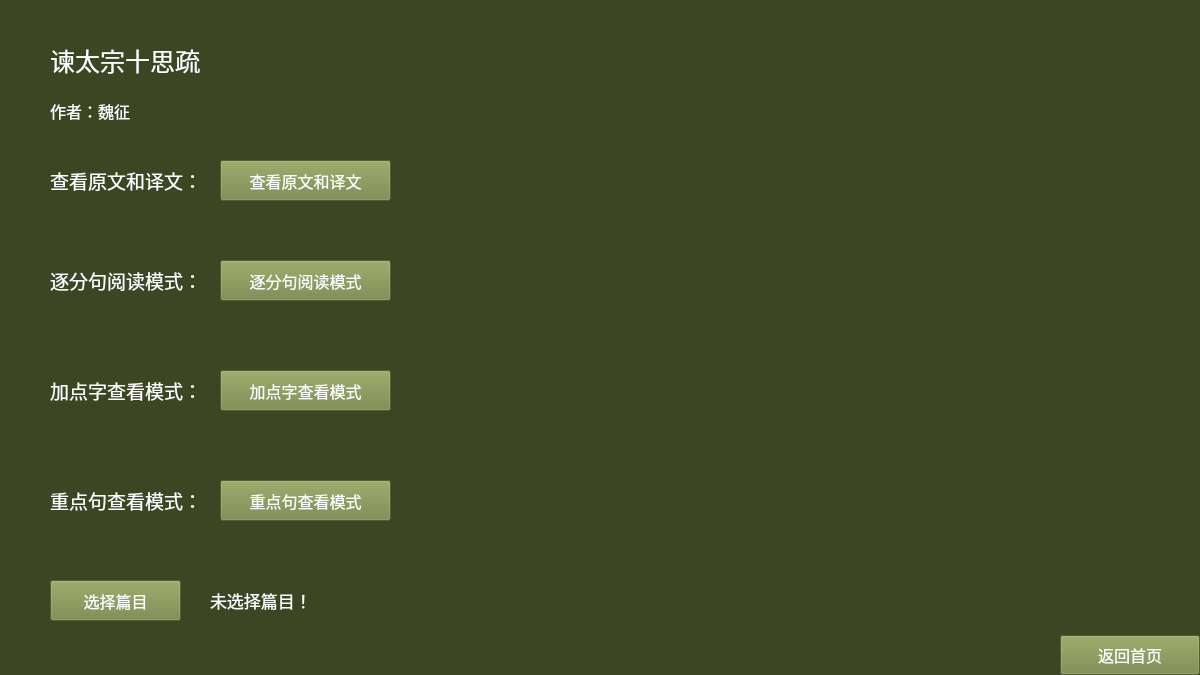
<?xml version="1.0" encoding="UTF-8"?>
<ui version="4.0">
 <class>Learn</class>
 <widget class="QFrame" name="Learn">
  <property name="geometry">
   <rect>
    <x>0</x>
    <y>0</y>
    <width>1200</width>
    <height>675</height>
   </rect>
  </property>
  <property name="windowTitle">
   <string>Frame</string>
  </property>
  <property name="styleSheet">
   <string notr="true">background-color: rgb(60, 70, 35);</string>
  </property>
  <widget class="QLabel" name="labelNormal">
   <property name="geometry">
    <rect>
     <x>50</x>
     <y>160</y>
     <width>161</width>
     <height>41</height>
    </rect>
   </property>
   <property name="font">
    <font>
     <family>等线</family>
     <pointsize>14</pointsize>
    </font>
   </property>
   <property name="styleSheet">
    <string notr="true">color: rgb(255, 255, 255);</string>
   </property>
   <property name="text">
    <string>查看原文和译文：</string>
   </property>
  </widget>
  <widget class="QLabel" name="labelTitle">
   <property name="geometry">
    <rect>
     <x>50</x>
     <y>30</y>
     <width>751</width>
     <height>61</height>
    </rect>
   </property>
   <property name="font">
    <font>
     <family>等线</family>
     <pointsize>19</pointsize>
    </font>
   </property>
   <property name="styleSheet">
    <string notr="true">color: rgb(255, 255, 255);</string>
   </property>
   <property name="text">
    <string>谏太宗十思疏</string>
   </property>
  </widget>
  <widget class="QLabel" name="labelSplitRead">
   <property name="geometry">
    <rect>
     <x>50</x>
     <y>260</y>
     <width>151</width>
     <height>41</height>
    </rect>
   </property>
   <property name="font">
    <font>
     <family>等线</family>
     <pointsize>14</pointsize>
    </font>
   </property>
   <property name="styleSheet">
    <string notr="true">color: rgb(255, 255, 255);</string>
   </property>
   <property name="text">
    <string>逐分句阅读模式：</string>
   </property>
  </widget>
  <widget class="QPushButton" name="pushButtonNormal">
   <property name="geometry">
    <rect>
     <x>220</x>
     <y>160</y>
     <width>171</width>
     <height>41</height>
    </rect>
   </property>
   <property name="font">
    <font>
     <family>等线</family>
     <pointsize>12</pointsize>
    </font>
   </property>
   <property name="focusPolicy">
    <enum>Qt::NoFocus</enum>
   </property>
   <property name="styleSheet">
    <string notr="true">background-color: rgb(117, 133, 67);
color: rgb(255, 255, 255);</string>
   </property>
   <property name="text">
    <string>查看原文和译文</string>
   </property>
  </widget>
  <widget class="QPushButton" name="pushButtonExit">
   <property name="geometry">
    <rect>
     <x>1060</x>
     <y>635</y>
     <width>140</width>
     <height>40</height>
    </rect>
   </property>
   <property name="font">
    <font>
     <family>等线</family>
     <pointsize>12</pointsize>
    </font>
   </property>
   <property name="focusPolicy">
    <enum>Qt::NoFocus</enum>
   </property>
   <property name="styleSheet">
    <string notr="true">background-color: rgb(117, 133, 67);
color: rgb(255, 255, 255);</string>
   </property>
   <property name="text">
    <string>返回首页</string>
   </property>
  </widget>
  <widget class="QLabel" name="labelAuthor">
   <property name="geometry">
    <rect>
     <x>50</x>
     <y>100</y>
     <width>231</width>
     <height>21</height>
    </rect>
   </property>
   <property name="font">
    <font>
     <family>等线</family>
     <pointsize>12</pointsize>
    </font>
   </property>
   <property name="styleSheet">
    <string notr="true">color: rgb(255, 255, 255);</string>
   </property>
   <property name="text">
    <string>作者：魏征</string>
   </property>
  </widget>
  <widget class="QPushButton" name="pushButtonSplitRead">
   <property name="geometry">
    <rect>
     <x>220</x>
     <y>260</y>
     <width>171</width>
     <height>41</height>
    </rect>
   </property>
   <property name="font">
    <font>
     <family>等线</family>
     <pointsize>12</pointsize>
    </font>
   </property>
   <property name="focusPolicy">
    <enum>Qt::NoFocus</enum>
   </property>
   <property name="styleSheet">
    <string notr="true">background-color: rgb(117, 133, 67);
color: rgb(255, 255, 255);</string>
   </property>
   <property name="text">
    <string>逐分句阅读模式</string>
   </property>
  </widget>
  <widget class="QLabel" name="labelWord">
   <property name="geometry">
    <rect>
     <x>50</x>
     <y>370</y>
     <width>151</width>
     <height>41</height>
    </rect>
   </property>
   <property name="font">
    <font>
     <family>等线</family>
     <pointsize>14</pointsize>
    </font>
   </property>
   <property name="styleSheet">
    <string notr="true">color: rgb(255, 255, 255);</string>
   </property>
   <property name="text">
    <string>加点字查看模式：</string>
   </property>
  </widget>
  <widget class="QPushButton" name="pushButtonWord">
   <property name="geometry">
    <rect>
     <x>220</x>
     <y>370</y>
     <width>171</width>
     <height>41</height>
    </rect>
   </property>
   <property name="font">
    <font>
     <family>等线</family>
     <pointsize>12</pointsize>
    </font>
   </property>
   <property name="focusPolicy">
    <enum>Qt::NoFocus</enum>
   </property>
   <property name="styleSheet">
    <string notr="true">background-color: rgb(117, 133, 67);
color: rgb(255, 255, 255);</string>
   </property>
   <property name="text">
    <string>加点字查看模式</string>
   </property>
  </widget>
  <widget class="QLabel" name="labelSent">
   <property name="geometry">
    <rect>
     <x>50</x>
     <y>480</y>
     <width>151</width>
     <height>41</height>
    </rect>
   </property>
   <property name="font">
    <font>
     <family>等线</family>
     <pointsize>14</pointsize>
    </font>
   </property>
   <property name="styleSheet">
    <string notr="true">color: rgb(255, 255, 255);</string>
   </property>
   <property name="text">
    <string>重点句查看模式：</string>
   </property>
  </widget>
  <widget class="QPushButton" name="pushButtonSent">
   <property name="geometry">
    <rect>
     <x>220</x>
     <y>480</y>
     <width>171</width>
     <height>41</height>
    </rect>
   </property>
   <property name="font">
    <font>
     <family>等线</family>
     <pointsize>12</pointsize>
    </font>
   </property>
   <property name="focusPolicy">
    <enum>Qt::NoFocus</enum>
   </property>
   <property name="styleSheet">
    <string notr="true">background-color: rgb(117, 133, 67);
color: rgb(255, 255, 255);</string>
   </property>
   <property name="text">
    <string>重点句查看模式</string>
   </property>
  </widget>
  <widget class="QPushButton" name="pushButtonChoose">
   <property name="geometry">
    <rect>
     <x>50</x>
     <y>580</y>
     <width>131</width>
     <height>41</height>
    </rect>
   </property>
   <property name="font">
    <font>
     <family>等线</family>
     <pointsize>12</pointsize>
    </font>
   </property>
   <property name="focusPolicy">
    <enum>Qt::NoFocus</enum>
   </property>
   <property name="styleSheet">
    <string notr="true">background-color: rgb(117, 133, 67);
color: rgb(255, 255, 255);</string>
   </property>
   <property name="text">
    <string>选择篇目</string>
   </property>
  </widget>
  <widget class="QLabel" name="labelChoose">
   <property name="geometry">
    <rect>
     <x>210</x>
     <y>580</y>
     <width>741</width>
     <height>41</height>
    </rect>
   </property>
   <property name="font">
    <font>
     <family>等线</family>
     <pointsize>13</pointsize>
    </font>
   </property>
   <property name="styleSheet">
    <string notr="true">color: rgb(255, 255, 255);</string>
   </property>
   <property name="text">
    <string>未选择篇目！</string>
   </property>
  </widget>
 </widget>
 <resources/>
 <connections/>
</ui>
